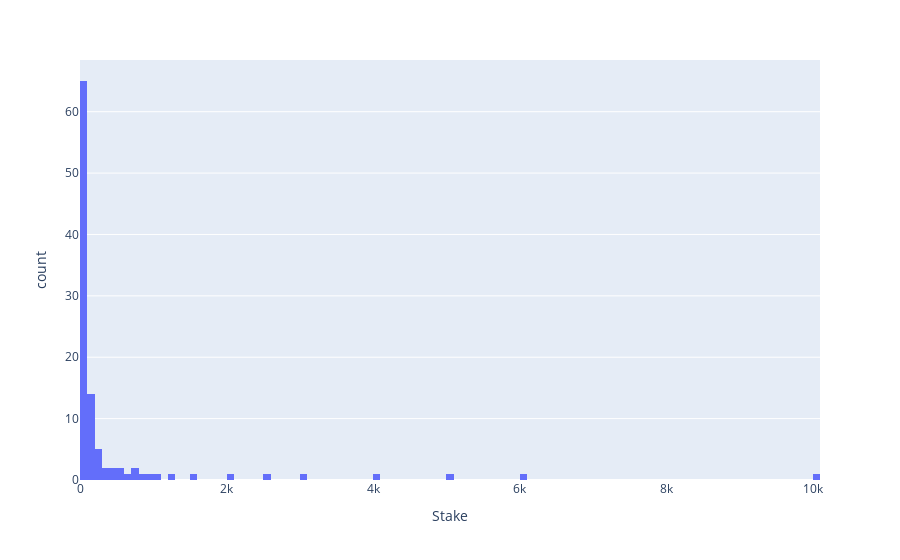

Notebook cell for this chart:
### Code cell
fig = px.histogram(df.to_pandas(), x='Stake', nbins=n_bins_x)  # Replace 20 with your calculated number of bins
fig.show()

### Figure 1 — Plotly figure (JSON) as saved in the notebook; plotly's stock layout.template omitted (floating-point values rounded to 4 significant figures)
{"data": [{"alignmentgroup": "True", "bingroup": "x", "hovertemplate": "Stake=%{x}<br>count=%{y}<extra></extra>", "legendgroup": "", "marker": {"color": "#636efa", "pattern": {"shape": ""}}, "name": "", "nbinsx": 155, "offsetgroup": "", "orientation": "v", "showlegend": false, "type": "histogram", "x": [1, 2, 3, 4, 5, 6, 7, 8, 9, 10, 11, 12, 13, 14, 15, 16, 17, 18, 19, 20, 21, 22, 23, 24, 25, 26, 27, 28, 29, 30, 31, 32, 33, 34, 35, 36, 37, 38, 39, 40, 44, 45, 48, 49, 50, 51, 52, 53, 54, 55, 56, 58, 59, 60, 65, 66, 68, 70, 75, 80, 85, 88, 90, 95, 99, 100, 101, 102, 105, 110, 111, 120, 125, 130, 140, 150, 160, 170, 180, 200, 210, 220, 222, 250, 300, 350, 400, 450, 500, 550, 600, 700, 750, 800, 900, 1000, 1200, 1500, 2000, 2500, 3000, 4000, 5000, 6000, 10000], "xaxis": "x", "yaxis": "y"}], "layout": {"barmode": "relative", "legend": {"tracegroupgap": 0}, "margin": {"t": 60}, "xaxis": {"anchor": "y", "domain": [0, 1], "title": {"text": "Stake"}}, "yaxis": {"anchor": "x", "domain": [0, 1], "title": {"text": "count"}}}}
